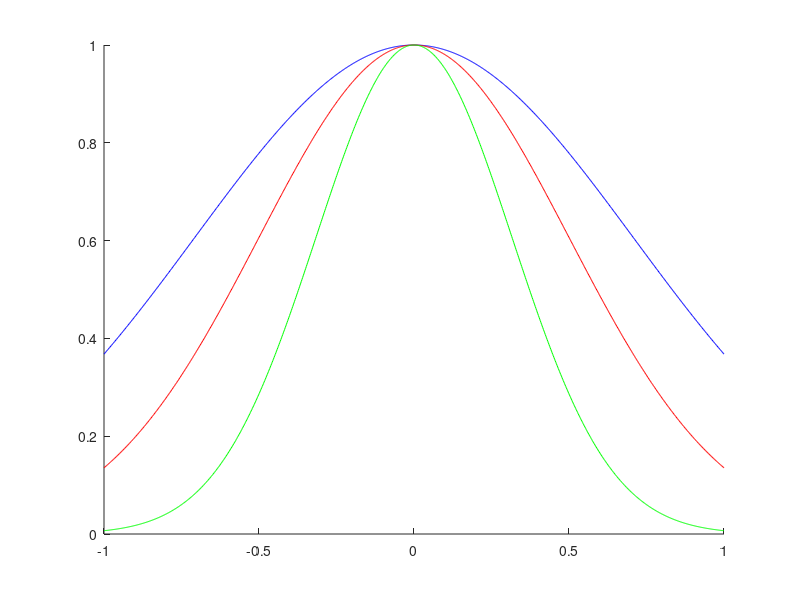

Recreate this plot in MATLAB.
clear;
clc;

colors = {'b','r','g','y','k'};

hold on;


%tamrin 3

%rasme nemodr tabe gussi


%x=-5:0.01:5;

t = linspace(-1,1,1000);


%%%
a=1;

y=exp(-a*t.^2);

plot(t,y,'Color',colors{1}) %rasm1


%%%
a=2;

y=exp(-a*t.^2);

plot(t,y,'Color',colors{2}) %rasm2

%%%
a=5;

y=exp(-a*t.^2);

plot(t,y,'Color',colors{3}) %rasm3


